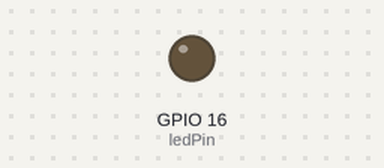
A program run on a simulated ESP32. Shown: output pins drawn as LEDs (lit = HIGH).

Above: at 1.5 s.
At 4.5 s:
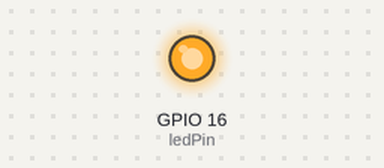
Timing chart, 0 to 7.8 s (numbered marks = the images above):
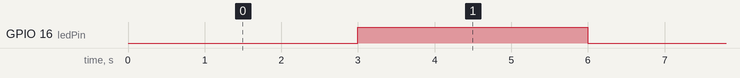

Measured:
- by itself, GPIO 16 (ledPin): alternates HIGH for 3.0 s and LOW for 3.0 s

The program:

main.cpp
```cpp
#include <Arduino.h>

const int ledPin = 16;


void setup() {
  pinMode(16, OUTPUT);
}

void loop() {
  delay(3000);
  digitalWrite(16, HIGH);
  delay(3000);
  digitalWrite(16, LOW);
}
```
